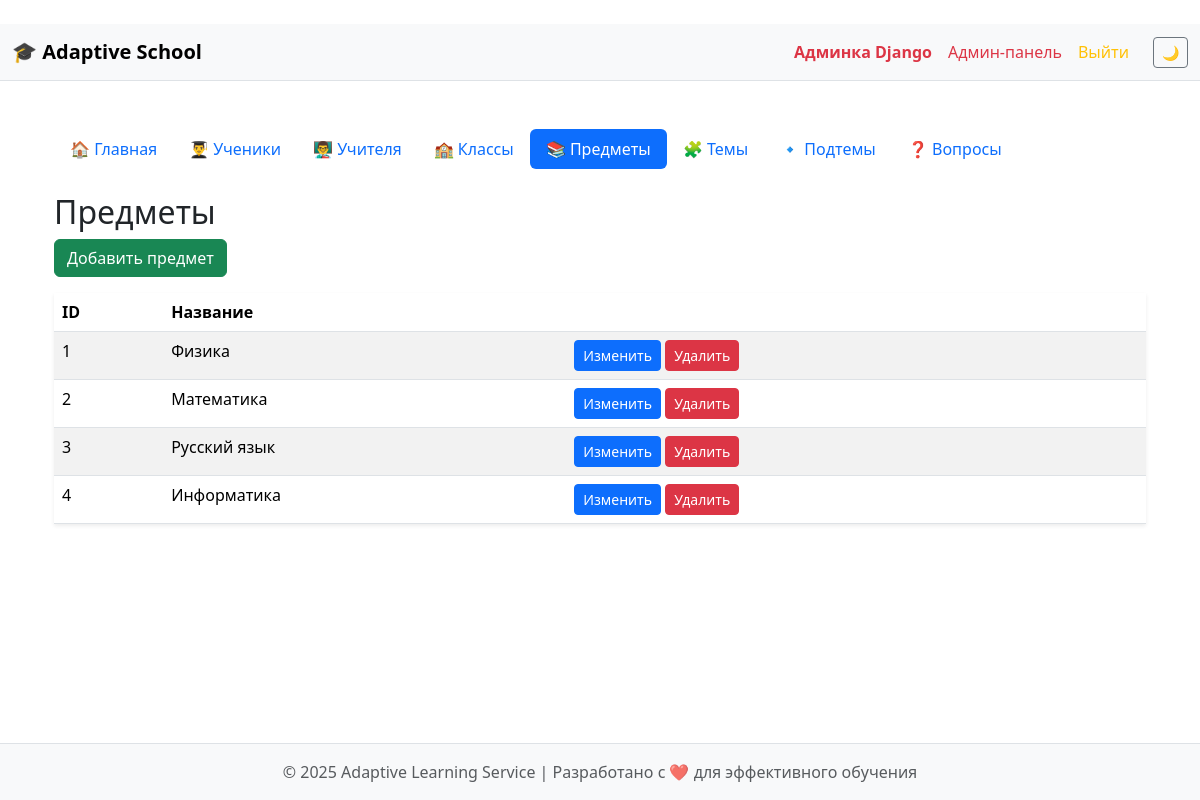
/subjects/ (signed in), run on the app's committed database.
### school/models.py (models this page shows, shortened)
class Subject(models.Model):
    name = models.CharField(max_length=100)
    topics = models.ManyToManyField('Topic', blank=True, related_name="subjects")
    class Meta:
        verbose_name = "Предмет"
        verbose_name_plural = "Предметы"

### school/views.py (the view)
# urls.py: path("subjects/", views.subject_list, name="admin_subjects"),
@superuser_required
def subject_list(request):
    return render(request, "adminpanel/subject_list.html", {
        "section": "subjects",
        "subjects": Subject.objects.all()
    })

### administrator/views.py (called while the page is built)
def superuser_required(view):
    return user_passes_test(lambda u: u.is_superuser, login_url="/")(view)

### templates/adminpanel/subject_list.html
﻿{% extends "adminpanel/base_admin.html" %}
{% block admin_content %}
<h2>Предметы</h2>
<a href="{% url 'admin_add_subject' %}" class="btn btn-success mb-3">Добавить предмет</a>
<table class="table table-striped shadow-sm">
    <thead>
        <tr><th>ID</th><th>Название</th><th></th></tr>
    </thead>
    <tbody>
        {% for s in subjects %}
        <tr>
            <td>{{ s.id }}</td>
            <td>{{ s.name }}</td>
            <td>
                <a href="{% url 'admin_edit_subject' s.id %}" class="btn btn-sm btn-primary">Изменить</a>
                <a href="{% url 'admin_delete_subject' s.id %}" class="btn btn-sm btn-danger">Удалить</a>
            </td>
        </tr>
        {% endfor %}
    </tbody>
</table>
{% endblock %}

### templates/base.html (style rules this page uses)
body { min-height: 100vh; display: flex; flex-direction: column; }

### data on the page
Subject: id "1", name "Физика"
Subject: id "2", name "Математика"
Subject: id "3", name "Русский язык"
Subject: id "4", name "Информатика"
